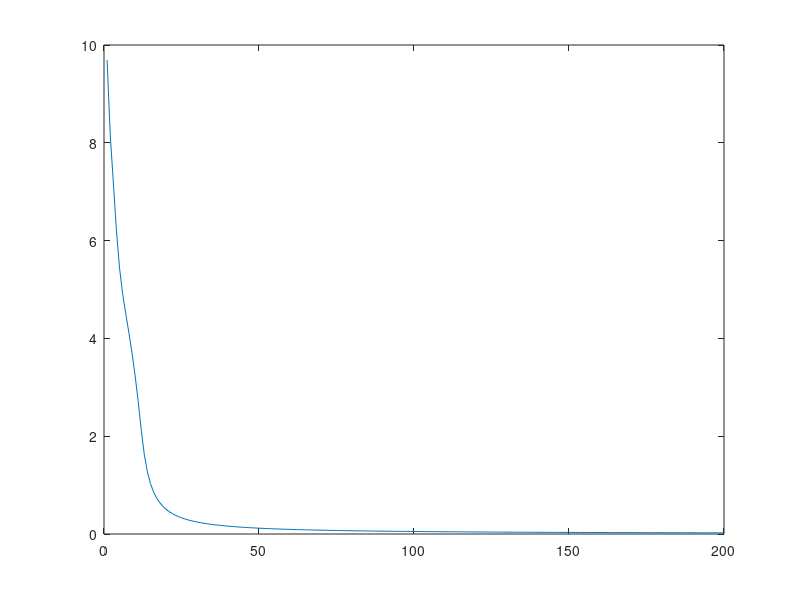

This chart was generated by the following MATLAB code:
clear
clc
cycleerr =[];

test_character = [
    1 1 1 -1 -1 1 1 -1 -1 1 -1 -1 -1 1 1 -1 -1;
];

x = [
    [1 1 1 -1 -1 1 -1 -1 -1 1 -1 -1 -1 1 -1 -1 -1];
    [1 1 1 -1 1 -1 -1 -1 1 1 1 -1 1 1 1 -1 -1];
    [1 1 1 -1 1 1 -1 -1 1 -1 -1 -1 1 -1 -1 -1 -1];
    [-1 1 1 1 -1 -1 1 -1 -1 -1 1 -1 -1 -1 1 -1 -1];
    [-1 1 1 1 -1 1 -1 -1 -1 1 1 1 -1 1 1 1 -1];
    [-1 1 1 1 -1 1 1 -1 -1 1 -1 -1 -1 1 -1 -1 -1];
];

d = [
    1 -1 -1;
    -1 1 -1;
    -1 -1 1;
    1 -1 -1;
    -1 1 -1;
    -1 -1 1;
];

w = [
    0.2007 -0.0280 -0.1871;
    0.5522 0.2678 -0.7830;
    0.4130 -0.5299 0.6420;
];  % The weight of hidden layer

wp = [
    [-0.2206 0.2139 0.4764 -0.1886 0.5775 -0.7873 -0.2943 0.9803 -0.5945 -0.2076 0.1932 0.8436 -0.6475 0.3365 0.1795 -0.0542 0.6263;]
    [-0.7222 -0.6026 0.3556 -0.6024 0.7611 0.9635 -0.1627 -0.0503 0.3443 -0.4812 -0.9695 -0.2030 -0.0680 0.6924 0.5947 0.6762 0.2222;]
]; %The weight of input layer

I = 3;
J = 3;
K = 3;
n = 0.25;

for j = 1:200  % The number of cycle
    e=0;
        for i = 1:6
            td = x(i,:)';
            
            vp = wp*td;
            y = (1-exp(-vp))./(1+exp(-vp)); % The output of the hidden layer
            dy = 0.5*(1-y.^2); %f'(bar(v))
            v = w*[y; -1];
            z =(1-exp(-v))./(1+exp(-v));
            dz = 0.5*(1-z.^2); %f(v')
            r = (d(i,:)'-z);
            delta = r.*dz; % The error signal of hidden layer
            deltap = dy.*(w(:,1:J-1)'*delta); % The error signal of the output layer
            deltaw = n*delta*[y; -1]';
            deltawp = n*deltap*x(i,:);
            w = w + deltaw;
            wp = wp+deltawp;
            er = r.^2;
            e = e+ 0.5*sum(er); % cycle error
        end
    cycleerr = [cycleerr e];  % All the cycle errors
end

disp('final weights between output and hidden layer')
w
disp('final weights between hidden and input layer')
wp
plot(cycleerr)

%test character output
a = test_character(1,:)';

vp = wp*a;
y = (1-exp(-vp))./(1+exp(-vp)); % The output of the hidden layer
dy = 0.5*(1-y.^2); %f'(bar(v))
v = w*[y; -1];
z =(1-exp(-v))./(1+exp(-v))
